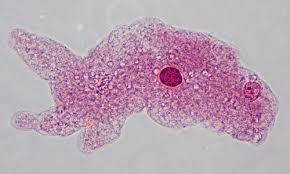
#> input picture images/2.jpg, 290 x 174 px
$ python starter.py
#> lines starting #> are read from the running program, lines starting #| are printed output that depends on the picture; after the words box and inside, x2 and y2 are one past the last pixel; in counts of white or black regions, pixels touching at a corner belong together
"""
Group assignment
Peter Swayne, Mark O'Byrne, Sean Mc Sweeney

Algorithm
1) Read in image of amoeba
2) get binary threshold via otsu, after high pass filtering
3) get the boundary of the image
4) Detemine the contours in the image
5) Sort the contours
6) Bind a rectangle around the largest
7) Get the cordinates of the rectangle
8) Crop the image within the rectangle
9) get the threshold of the cropped image
10) Create a mark and dialate it, return largest contour
11) draw a circle around the nucleus and label it nucleus
12) draw the largest contour on the image, label it membrane
13) Crop the image within the rectangle inclusive
14) grayscale the origional
15) Overlays the cropped version with labels over the grayscale
"""


# import the necessary packages:
import numpy as np
import cv2
from matplotlib import pyplot as plt
from matplotlib import image as image
import easygui
import imutils

#task histogram
def  getImage():
		f = easygui.fileopenbox()
#> the answer given: ../images/2.jpg
		I = cv2.imread(f)
#> I is the input picture: shape (174, 290, 3); mean B, G, R 178.3, 162.8, 186.2
		return I

# TODO Change this to include better filter
def getChannelet(I):
		# convert to YUV
		YUV = cv2.cvtColor(I, cv2.COLOR_BGR2YUV)
#> YUV: shape (174, 290, 3); mean of channels 0, 1, 2 171.6, 131.3, 140.9
		Single = YUV[:,:,2]
		# Pass through a high pass filter
		k =np.array([[-1,-1,-1],[-1,8,-1],[-1,-1,-1]], dtype=float)
		Filter =cv2.filter2D(Single,ddepth=-1,kernel=k)

		# Get binary
		ret2,B = cv2.threshold(Filter,0,255,cv2.THRESH_OTSU)
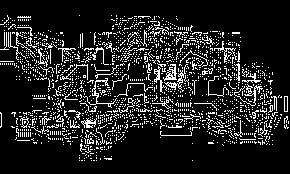
#> B: shape (174, 290); 13.6% white in thin lines or dots, all inside (x1, y1, x2, y2) = (0, 15, 289, 161)
#> ret2 = 3
		return B

# Create the Boundary of objects
def getBoundary(B):
		# Shape
		shape = cv2.getStructuringElement(cv2.MORPH_ELLIPSE,(2,2))
		# Create the boundary
		Boundary = cv2.morphologyEx(B,cv2.MORPH_GRADIENT,shape)
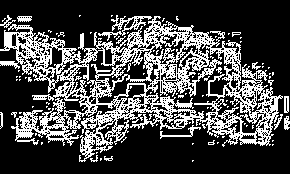
#> Boundary: shape (174, 290); 28.9% white in thin lines or dots, all inside (x1, y1, x2, y2) = (0, 15, 290, 162)
		return Boundary

def bindRectangle(I,C):
		c = sorted(C, key=cv2.contourArea, reverse=True)
		x,y,w,h=cv2.boundingRect(c[0])
		cv2.rectangle(I,(x,y),(x+w,y+h),(0,255,255),2)
		return I

def findXY(Boundary,I):
	c, hierarchy = cv2.findContours(Boundary, cv2.RETR_EXTERNAL, cv2.CHAIN_APPROX_NONE)
	c = sorted(c, key=cv2.contourArea, reverse=True)
	x, y, w, h = cv2.boundingRect(c[0])
	arrayXY = [x,y,w,h]
	return arrayXY

def crop(Boundary,I):
	c, hierarchy = cv2.findContours(Boundary, cv2.RETR_EXTERNAL, cv2.CHAIN_APPROX_NONE)
	c = sorted(c, key=cv2.contourArea, reverse=True)
	x, y, w, h = cv2.boundingRect(c[0])
	croppedimg = I[y:y + h, x:x + w]
	return croppedimg

# Create the contours and just bound a rectangle on a clean image of the first
def getcontours(Boundary):
	c, hierarchy = cv2.findContours(Boundary, cv2.RETR_EXTERNAL, cv2.CHAIN_APPROX_NONE)
#> c = 68 contours, 60 with area under 20; largest, box (x1, y1, x2, y2) and area: (0, 16, 283, 162) 20866, (98, 15, 152, 41) 282, (160, 125, 201, 139) 65, (284, 96, 289, 113) 64, (17, 16, 32, 22) 58, (284, 116, 290, 130) 46, (0, 15, 16, 28) 40, (274, 114, 283, 130) 24
	return c

def getThresh(I):
	YUV = cv2.cvtColor(I, cv2.COLOR_BGR2YUV)
	V = YUV[:, :, 2]
	ret, thresh = cv2.threshold(V, 120, 255, 0)
	return thresh

def findNucleus(thresh):
	shape = cv2.getStructuringElement(cv2.MORPH_ELLIPSE,(4,4))
	NewMask = cv2.morphologyEx(thresh,cv2.MORPH_OPEN,shape)
	NewMaskout = cv2.dilate(NewMask, cv2.getStructuringElement(cv2.MORPH_ELLIPSE,(20,20)))
	contours, hierarchy = cv2.findContours(NewMaskout, cv2.RETR_TREE, cv2.CHAIN_APPROX_SIMPLE)
	count = contours[0]
	return count

def findCellMembrance(C,Current):
	C = sorted(C, key=cv2.contourArea, reverse=True)
	# Calculate the center of the first contour aka largest
	M = cv2.moments(C[0])
	cX = int(M["m10"] / M["m00"])
	cY = int(M["m01"] / M["m00"])
	cv2.putText(Current, "Membrane", (cX + int(cX/2)-40, cY-80),cv2.FONT_HERSHEY_SIMPLEX, 0.7, (0, 0, 255), 2)
	# places next to membrane
	cv2.putText(Current, "Cytoplasm", (cX-30, cY-140),cv2.FONT_HERSHEY_SIMPLEX, 0.7, (255, 255, 255),2)
	# Draw contours
	I = cv2.drawContours(Current, C[0], -1, (0,0,255), 2)
	return I

def DrawNucleus(count,arrayXYWH):
	disx = arrayXYWH[0]
	disy = arrayXYWH[1]
	#Drawing a circle around the ROI
	(x,y),radius = cv2.minEnclosingCircle(count)
	center = (int(x + disx),int(y + disy))
	radius = int(radius)
	cv2.circle(I,center,radius,(0,255,0),2)
	font = cv2.FONT_HERSHEY_SIMPLEX
	cv2.putText(I,'Nucleus',(int(x + disx)-int(radius),int(y + disy)+int(radius)+23), font, 1.2, (0, 255, 0), 2, cv2.LINE_AA)
	return I

def crop2(Boundary,I):
	c, hierarchy = cv2.findContours(Boundary, cv2.RETR_EXTERNAL, cv2.CHAIN_APPROX_NONE)
	c = sorted(c, key=cv2.contourArea, reverse=True)
	x, y, w, h = cv2.boundingRect(c[0])
	croppedimg2 = I[y:y + h, x:x + w]
	return croppedimg2

def singleGray(I):
	# convert to YUV
	grey = cv2.cvtColor(I, cv2.COLOR_BGR2GRAY)
	return grey

def OverlayImg(I,Crop,arrayXYWH):
	BGR = cv2.cvtColor(I, cv2.COLOR_GRAY2BGR)
	x = arrayXYWH[0]
	y = arrayXYWH[1]
	s_img = Crop
	l_img = BGR
	x_offset = x
	y_offset = y
	l_img[y_offset:y_offset + s_img.shape[0], x_offset:x_offset + s_img.shape[1]] = s_img
	return l_img

def show(img):
		cv2.imshow("img",img)
		key = cv2.waitKey(0)

I = getImage()
CopiedImage = I.copy()
B = getChannelet(I)
Boundary = getBoundary(B)
C = getcontours(Boundary)
#> C has the same summary as c in getcontours
I = bindRectangle(I,C)
#> in bindRectangle, `x,y,w,h=cv2.boundingRect(c[0])`: x = 0; y = 16; w = 283; h = 146
#> in bindRectangle, `cv2.rectangle(I,(x,y),(x+w,y+h),(0,255,255),2)`:
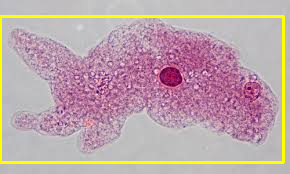
#> I: shape (174, 290, 3); 4.8% of pixels changed, all inside (x1, y1, x2, y2) = (0, 15, 285, 164)
arrayXYWH = findXY(Boundary,I)
#> in findXY, `x, y, w, h = cv2.boundingRect(c[0])`: x = 0; y = 16; w = 283; h = 146
#> in findXY, `arrayXY = [x,y,w,h]`: arrayXY = [0, 16, 283, 146]
#> arrayXYWH = [0, 16, 283, 146]
Croppedimg = crop(Boundary,I)
#> in crop, `x, y, w, h = cv2.boundingRect(c[0])`: x = 0; y = 16; w = 283; h = 146
threshold = getThresh(Croppedimg)
#> in getThresh, `YUV = cv2.cvtColor(I, cv2.COLOR_BGR2YUV)`: YUV: shape (146, 283, 3); mean of channels 0, 1, 2 168.7, 128.4, 144.4
#> in getThresh, `V = YUV[:, :, 2]`:
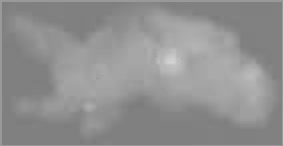
#> V: shape (146, 283); min 123, max 211, mean 144.4
#> in getThresh, `ret, thresh = cv2.threshold(V, 120, 255, 0)`: thresh: shape (146, 283); every value is 255
getCont = findNucleus(threshold)
#> in findNucleus, `contours, hierarchy = cv2.findContours(NewMaskout, cv2.RETR_TREE, cv2...`: contours = [[[0, 0], [0, 145], [282, 145], [282, 0]]]
#> in findNucleus, `count = contours[0]`: count = [[0, 0], [0, 145], [282, 145], [282, 0]]
#> getCont = [[0, 0], [0, 145], [282, 145], [282, 0]]
drawNucleus = DrawNucleus(getCont, arrayXYWH)
#> in DrawNucleus, `disx = arrayXYWH[0]`: disx = 0
#> in DrawNucleus, `disy = arrayXYWH[1]`: disy = 16
#> in DrawNucleus, `(x,y),radius = cv2.minEnclosingCircle(count)`: x = 141; y = 72.5; radius = 158.5
#> in DrawNucleus, `center = (int(x + disx),int(y + disy))`: center = (141, 88)
#> in DrawNucleus, `radius = int(radius)`: radius = 158
m = findCellMembrance(C,drawNucleus)
#> in findCellMembrance, `C = sorted(C, key=cv2.contourArea, reverse=True)`: C has the same summary as c in getcontours
#> in findCellMembrance, `M = cv2.moments(C[0])`: M = moments, m00 20866, centre m10/m00, m01/m00 = (146.1, 84.78)
#> in findCellMembrance, `cX = int(M["m10"] / M["m00"])`: cX = 146
#> in findCellMembrance, `cY = int(M["m01"] / M["m00"])`: cY = 84
#> in findCellMembrance, `I = cv2.drawContours(Current, C[0], -1, (0,0,255), 2)`:
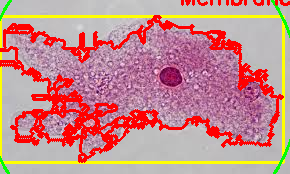
#> I: shape (174, 290, 3); mean B, G, R 140.9, 140.8, 198.2
Croppedimg2 = crop2(Boundary,m)
#> in crop2, `x, y, w, h = cv2.boundingRect(c[0])`: x = 0; y = 16; w = 283; h = 146
grey = singleGray(CopiedImage)
#> in singleGray, `grey = cv2.cvtColor(I, cv2.COLOR_BGR2GRAY)`:
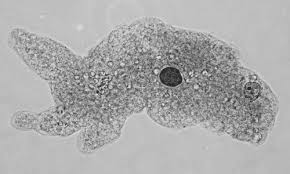
#> grey: shape (174, 290); min 24, max 239, mean 171.6
FinalImg = OverlayImg(grey,Croppedimg2,arrayXYWH)
#> in OverlayImg, `x = arrayXYWH[0]`: x = 0
#> in OverlayImg, `y = arrayXYWH[1]`: y = 16
#> in OverlayImg, `x_offset = x`: x_offset = 0
#> in OverlayImg, `y_offset = y`: y_offset = 16
#> in OverlayImg, `l_img[y_offset:y_offset + s_img.shape[0], x_offset:x_offset + s_img.sh..`:
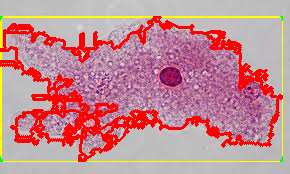
#> l_img: shape (174, 290, 3); mean B, G, R 147.1, 140.3, 197.3
show(FinalImg)
#> (key Esc is pressed here)
key = cv2.waitKey(0)
#> (key Esc is pressed here)
